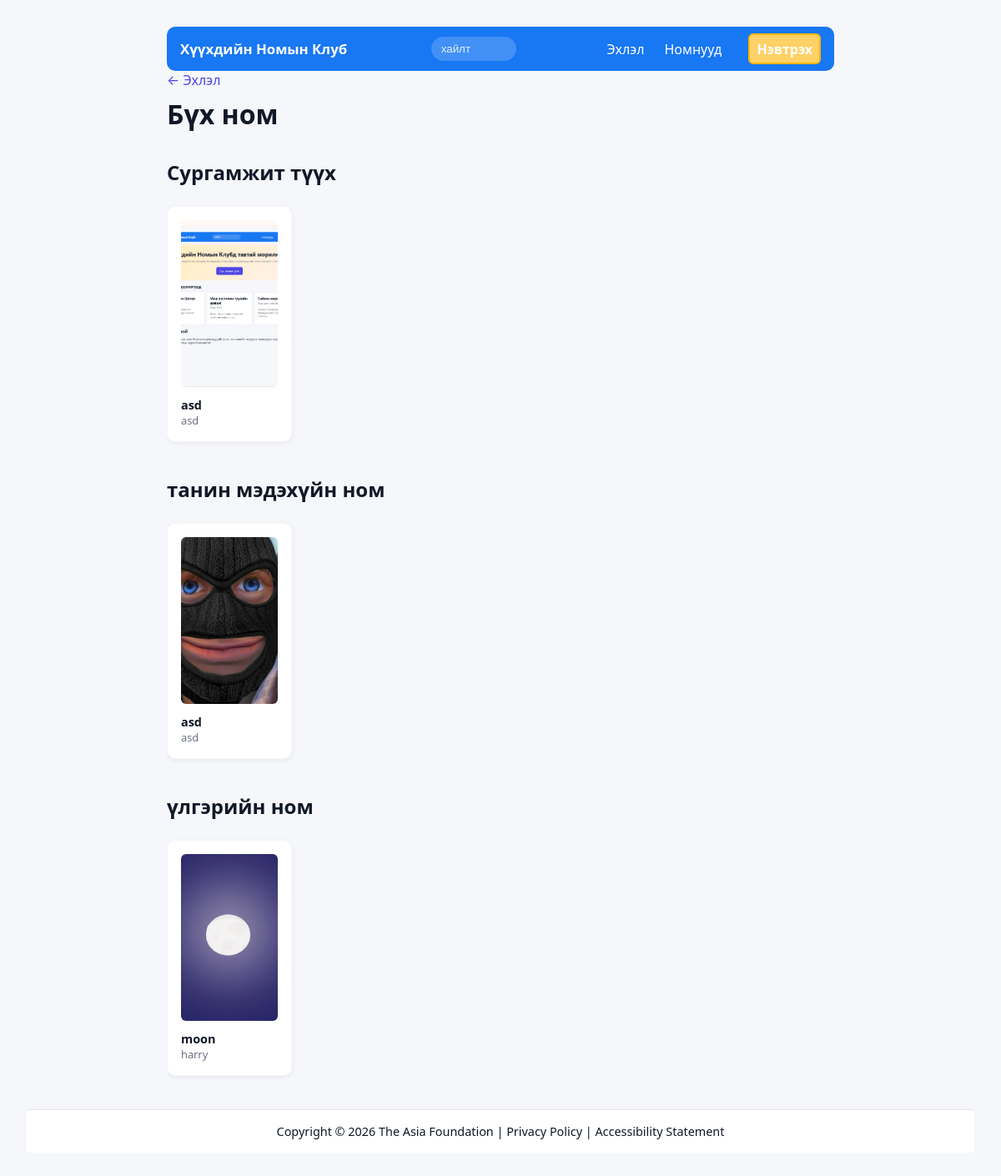
/books, run on the app's committed database.
### tables this page shows
CREATE TABLE books (
        id INTEGER PRIMARY KEY AUTOINCREMENT,
        title TEXT NOT NULL,
        author TEXT,
        description TEXT
    , image TEXT, category TEXT);

### app.py (the view)
@app.route('/books')
def books():
    conn = get_db_connection()
    rows = conn.execute('SELECT id, title, author, description, image, category FROM books ORDER BY id DESC').fetchall()
    books = [dict(r) for r in rows]
    conn.close()
    groups = {}
    for b in books:
        cat = b.get('category') or 'Бусад'
        groups.setdefault(cat, []).append(b)
    return render_template('books.html', groups=groups)

### app.py (called while the page is built)
def get_db_connection():
    db_path = os.path.join(app.instance_path, 'database.db')
    conn = sqlite3.connect(db_path)
    conn.row_factory = sqlite3.Row
    return conn

### templates/books.html (shortened to what this page needs)
<!doctype html>
<html lang="en">
  <head>
    <link rel="stylesheet" href="/static/style.css">
  </head>
  <body>
    <div class="container">
      <nav class="nav">
        <div class="nav-left">
          <a href="/" class="logo">Хүүхдийн&nbsp;Номын&nbsp;Клуб</a>
        </div>
        <div class="nav-center">
          <input id="nav-search" class="nav-search" placeholder="хайлт" autocomplete="off" />
        </div>
        <div class="nav-right">
          {% if session.get('username') %}
            <span class="profile-pill">{{ session.username }}</span>
            <a href="/books" class="active">Номнууд</a>
            <a href="/profile">Профайл</a>
            <a href="/logout">Гарах</a>
          {% else %}
            <a href="/" class="">Эхлэл</a>
            <a href="/books" class="active">Номнууд</a>
            <a href="/login" class="login-button">Нэвтрэх</a>
          {% endif %}
        </div>
      </nav>
      <header>
        <a href="/" class="back">← Эхлэл</a>
        <h1>Бүх ном</h1>
      </header>
      {% if groups %}
        {% for category, books in groups.items() %}
          <section style="margin:2rem 0">
            <div style="display:flex;align-items:center;justify-content:space-between">
              <h2 style="margin:0 0 1rem">{{ category }}</h2>
            </div>
            <div style="display:flex;gap:1rem;overflow-x:auto;padding:0.5rem 0">
              {% for book in books %}
                <a class="book-card" href="{{ url_for('book_detail', book_id=book.id) }}" style="min-width:150px;flex:0 0 150px">
                  {% if book.image %}
                    <img src="{{ url_for('static', filename='uploads/' ~ book.image) }}" alt="{{ book.title }} cover" style="width:100%;height:200px;object-fit:cover;border-radius:6px" />
                  {% else %}
                    <div style="width:100%;height:160px;background:#f3f4f6;border-radius:8px;display:flex;align-items:center;justify-content:center;color:#9ca3af;margin-bottom:.5rem">Давхар бүрхүүл байхгүй</div>
                  {% endif %}
                  <div style="padding-top:.25rem">
                    <h3 style="font-size:0.9rem;margin:0">{{ book.title }}</h3>
                    <p class="author" style="font-size:0.8rem;margin:0">{{ book.author }}</p>
                  </div>
                </a>
              {% endfor %}
            </div>
          </section>
        {% endfor %}
      {% else %}
        <p>Одоогоор ном алга байна.</p>
      {% endif %}
    </div>
    <footer style="margin-top:2rem;padding:1rem 0;color:#111827;background:#ffffff;font-size:.9rem;border-top:1px solid #e5e7eb;width:100%;text-align:center;position:relative">
      Copyright © 2026 The Asia Foundation | Privacy Policy | Accessibility Statement
    </footer>
  </body>
</html>

### static/style.css (style rules this page uses)
:root { --bg:#f5f7fb; --card:#ffffff; --accent:#4f46e5; --muted:#6b7280; }
* { box-sizing:border-box }
body { font-family:system-ui,-apple-system,Segoe UI,Roboto,'Helvetica Neue',Arial; background:var(--bg); margin:0; padding:2rem; color:#111827; }
.container { max-width:800px; margin:0 auto; position:relative; }
h1 { margin-top:0 }
.nav { display:flex;justify-content:space-between;align-items:center;padding:.5rem 1rem;border-radius:10px;background:#1877f2;color:white;flex-wrap:nowrap;gap:.5rem;overflow:hidden }
.logo { font-weight:700;color:#fff;text-decoration:none;font-size:1.05rem;white-space:nowrap }
.nav-center { flex:1 1 auto;display:flex;justify-content:center;padding:0 1rem;position:relative;min-width:0 }
.nav-search { flex:0 1 320px;width:320px;max-width:40%;padding:.45rem .75rem;border-radius:20px;border:none;background:rgba(255,255,255,0.18);color:#fff;min-width:0 }
.nav-search::placeholder { color:rgba(255,255,255,0.85) }
.nav-right { display:flex;align-items:center;gap:.5rem }
.nav-right a { color:#fff;text-decoration:none;padding:.35rem .5rem;border-radius:6px }
.login-button { background:#ffd166;color:#1f2937;padding:.4rem .65rem;border-radius:999px;border:2px solid #ffb703;text-decoration:none;font-weight:600;margin-left:1rem }
.container, .nav, .hero, .book-card, .card { position:relative;z-index:1 }
.book-card { background:var(--card); padding:1rem; border-radius:10px; box-shadow:0 2px 6px rgba(0,0,0,0.06); display:block; color:inherit; text-decoration:none; transition:box-shadow .18s ease, transform .18s ease; overflow:hidden; border:1px solid rgba(15,23,42,0.03); -webkit-tap-highlight-color: transparent; }
.book-card img { border-radius:8px;display:block;width:100%;height:160px;object-fit:cover;margin-bottom:.5rem }
.book-card h3 { margin:.25rem 0 }
.book-card h3, .book-card .author, .book-card .desc { position:relative;z-index:1;transition:color .2s ease }
.book-card::before { display:none }
.book-card .author { color:var(--muted);font-size:.9rem;margin:.25rem 0 }
.book-card:link,.book-card:visited { color:inherit }
.back { display:inline-block;margin-bottom:.5rem;color:var(--accent);text-decoration:none }

### data on the page
books: category "Сургамжит түүх", image (picture), title "asd", author "asd"
books: category "танин мэдэхүйн ном", image (picture), title "asd", author "asd"
books: category "үлгэрийн ном", image (picture), title "moon", author "harry"
